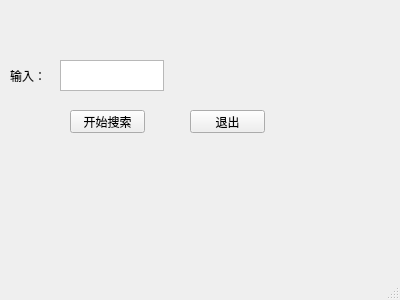
<?xml version="1.0" encoding="UTF-8"?>
<ui version="4.0">
 <class>MainWindow</class>
 <widget class="QMainWindow" name="MainWindow">
  <property name="geometry">
   <rect>
    <x>0</x>
    <y>0</y>
    <width>400</width>
    <height>300</height>
   </rect>
  </property>
  <property name="windowTitle">
   <string>MainWindow</string>
  </property>
  <widget class="QWidget" name="centralWidget">
   <widget class="QPushButton" name="pushButton_button">
    <property name="geometry">
     <rect>
      <x>70</x>
      <y>110</y>
      <width>75</width>
      <height>23</height>
     </rect>
    </property>
    <property name="text">
     <string>开始搜索</string>
    </property>
   </widget>
   <widget class="QTextEdit" name="textEdit_input">
    <property name="geometry">
     <rect>
      <x>60</x>
      <y>60</y>
      <width>104</width>
      <height>31</height>
     </rect>
    </property>
   </widget>
   <widget class="QLabel" name="label">
    <property name="geometry">
     <rect>
      <x>10</x>
      <y>70</y>
      <width>54</width>
      <height>12</height>
     </rect>
    </property>
    <property name="text">
     <string>输入：</string>
    </property>
   </widget>
   <widget class="QLabel" name="label_pinyin">
    <property name="geometry">
     <rect>
      <x>190</x>
      <y>62</y>
      <width>201</width>
      <height>31</height>
     </rect>
    </property>
    <property name="frameShape">
     <enum>QFrame::NoFrame</enum>
    </property>
    <property name="text">
     <string/>
    </property>
   </widget>
   <widget class="QPushButton" name="pushButton_exit">
    <property name="geometry">
     <rect>
      <x>190</x>
      <y>110</y>
      <width>75</width>
      <height>23</height>
     </rect>
    </property>
    <property name="text">
     <string>退出</string>
    </property>
   </widget>
  </widget>
  <widget class="QStatusBar" name="statusBar"/>
 </widget>
 <layoutdefault spacing="6" margin="11"/>
 <resources/>
 <connections/>
</ui>
